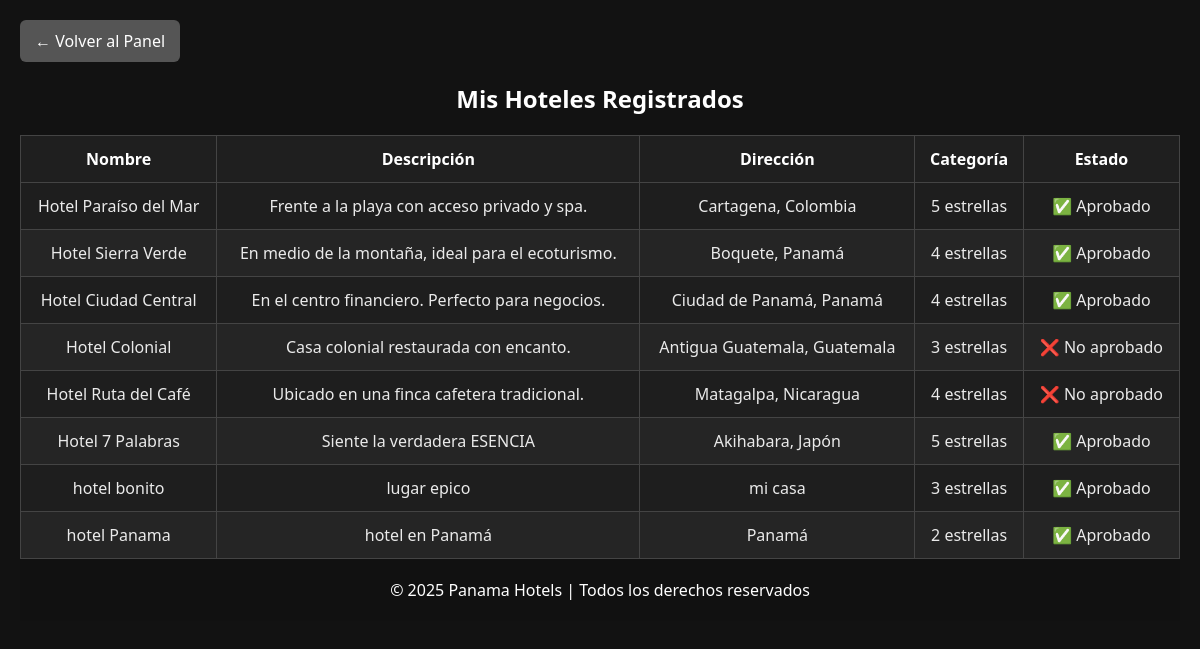
Before: /editor/historial_hoteles.php (signed in) with the older database file.
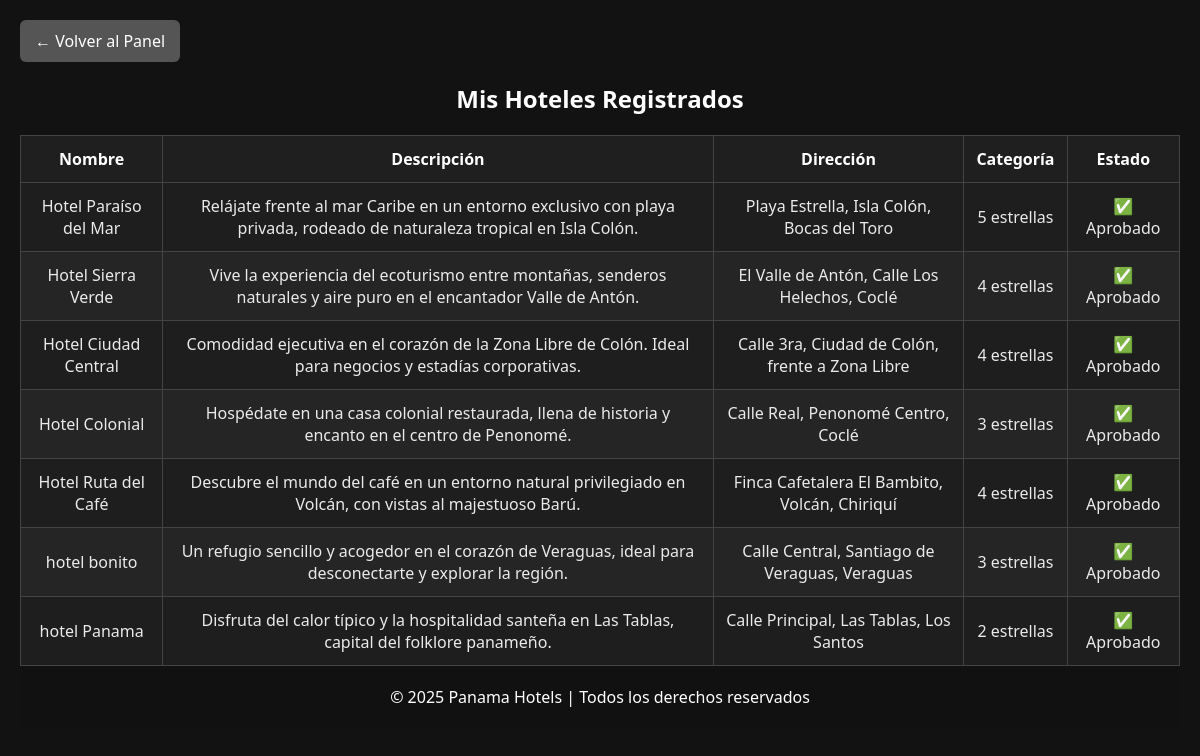
After: the same page with the newer database file.
### tables this page shows
CREATE TABLE IF NOT EXISTS `hoteles` (
  `id` int NOT NULL AUTO_INCREMENT,
  `nombre` varchar(100) NOT NULL,
  `descripcion` text,
  `direccion` varchar(255) DEFAULT NULL,
  `categoria_id` int DEFAULT NULL,
  `imagen` varchar(255) DEFAULT NULL,
  `aprobado` tinyint(1) NOT NULL DEFAULT '0',
  `creado_por` int DEFAULT NULL,
  `provincia_id` int DEFAULT NULL,
  PRIMARY KEY (`id`),
  KEY `categoria_id` (`categoria_id`),
  KEY `fk_creado_por` (`creado_por`),
  KEY `fk_provincia_id` (`provincia_id`)
);

CREATE TABLE IF NOT EXISTS `categorias` (
  `id` int NOT NULL AUTO_INCREMENT,
  `nombre` varchar(100) NOT NULL,
  PRIMARY KEY (`id`)
);

### editor/historial_hoteles.php (the view, shortened to what this page needs)
<?php
$db = new mod_db();
$conn = $db->getConexion();
$usuario = $_SESSION['usuario'];
$stmt = $conn->prepare("SELECT id FROM usuarios WHERE usuario = ?");
$stmt->execute([$usuario]);
$editor = $stmt->fetch(PDO::FETCH_ASSOC);
$editor_id = $editor['id'];
$query = "SELECT h.nombre, h.descripcion, h.direccion, c.nombre AS categoria, h.aprobado
          FROM hoteles h
          LEFT JOIN categorias c ON h.categoria_id = c.id
          WHERE h.creado_por = ?";
$stmt = $conn->prepare($query);
$stmt->execute([$editor_id]);
$hoteles = $stmt->fetchAll(PDO::FETCH_ASSOC);
?>
<!DOCTYPE html>
<html lang="es">
<head>
  <link rel="stylesheet" href="../css/estilosGenerales.css">
</head>
<body>
<div class="container">
  <a class="btn-volver" href="dashboard_editor.php">← Volver al Panel</a>
  <h2>Mis Hoteles Registrados</h2>
  <table>
    <thead>
      <tr>
        <th>Nombre</th>
        <th>Descripción</th>
        <th>Dirección</th>
        <th>Categoría</th>
        <th>Estado</th>
      </tr>
    </thead>
    <tbody>
      <?php if (count($hoteles) > 0): ?>
        <?php foreach ($hoteles as $hotel): ?>
          <tr>
            <td><?= htmlspecialchars($hotel['nombre']) ?></td>
            <td><?= htmlspecialchars($hotel['descripcion']) ?></td>
            <td><?= htmlspecialchars($hotel['direccion']) ?></td>
            <td><?= htmlspecialchars($hotel['categoria']) ?></td>
            <td>
              <?php if ($hotel['aprobado']): ?>
                <span class="estado-aprobado">✅ Aprobado</span>
              <?php else: ?>
                <span class="estado-rechazado">❌ No aprobado</span>
              <?php endif; ?>
            </td>
          </tr>
        <?php endforeach; ?>
      <?php else: ?>
        <tr><td colspan="5" style="text-align:center;">No has registrado hoteles aún.</td></tr>
      <?php endif; ?>
    </tbody>
  </table>
</div>
<?php include("../index/footer.php"); ?>
</body>
</html>

Changed rows visible on the page:
removed hoteles: nombre "Hotel 7 Palabras", descripcion "Siente la verdadera ESENCIA", direccion "Akihabara, Japón", categoria.nombre "5 estrellas", aprobado "✅ Aprobado"
changed hoteles "Hotel Paraíso del Mar": descripcion "Frente a la playa con acceso privado y spa." → "Relájate frente al mar Caribe en un entorno exclusivo con playa privada, rodeado de naturaleza tropical en Isla Colón."; direccion "Cartagena, Colombia" → "Playa Estrella, Isla Colón, Bocas del Toro"
changed hoteles "Hotel Sierra Verde": descripcion "En medio de la montaña, ideal para el ecoturismo." → "Vive la experiencia del ecoturismo entre montañas, senderos naturales y aire puro en el encantador Valle de Antón."; direccion "Boquete, Panamá" → "El Valle de Antón, Calle Los Helechos, Coclé"
changed hoteles "Hotel Ciudad Central": descripcion "En el centro financiero. Perfecto para negocios." → "Comodidad ejecutiva en el corazón de la Zona Libre de Colón. Ideal para negocios y estadías corporativas."; direccion "Ciudad de Panamá, Panamá" → "Calle 3ra, Ciudad de Colón, frente a Zona Libre"
changed hoteles "Hotel Colonial": descripcion "Casa colonial restaurada con encanto." → "Hospédate en una casa colonial restaurada, llena de historia y encanto en el centro de Penonomé."; direccion "Antigua Guatemala, Guatemala" → "Calle Real, Penonomé Centro, Coclé"; aprobado "❌ No aprobado" → "✅ Aprobado"
changed hoteles "Hotel Ruta del Café": descripcion "Ubicado en una finca cafetera tradicional." → "Descubre el mundo del café en un entorno natural privilegiado en Volcán, con vistas al majestuoso Barú."; direccion "Matagalpa, Nicaragua" → "Finca Cafetalera El Bambito, Volcán, Chiriquí"; aprobado "❌ No aprobado" → "✅ Aprobado"
changed hoteles "hotel bonito": descripcion "lugar epico" → "Un refugio sencillo y acogedor en el corazón de Veraguas, ideal para desconectarte y explorar la región."; direccion "mi casa" → "Calle Central, Santiago de Veraguas, Veraguas"
changed hoteles "hotel Panama": descripcion "hotel en Panamá" → "Disfruta del calor típico y la hospitalidad santeña en Las Tablas, capital del folklore panameño."; direccion "Panamá" → "Calle Principal, Las Tablas, Los Santos"
